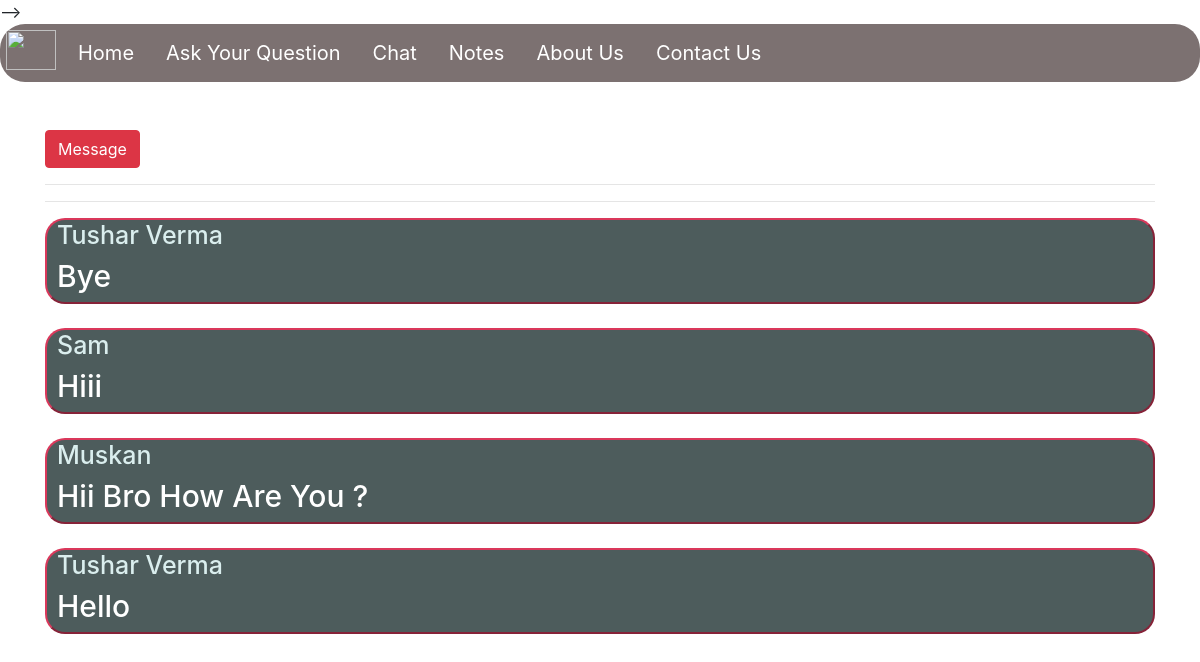
/chat/chatting/, run on an earlier commit of the app's database.
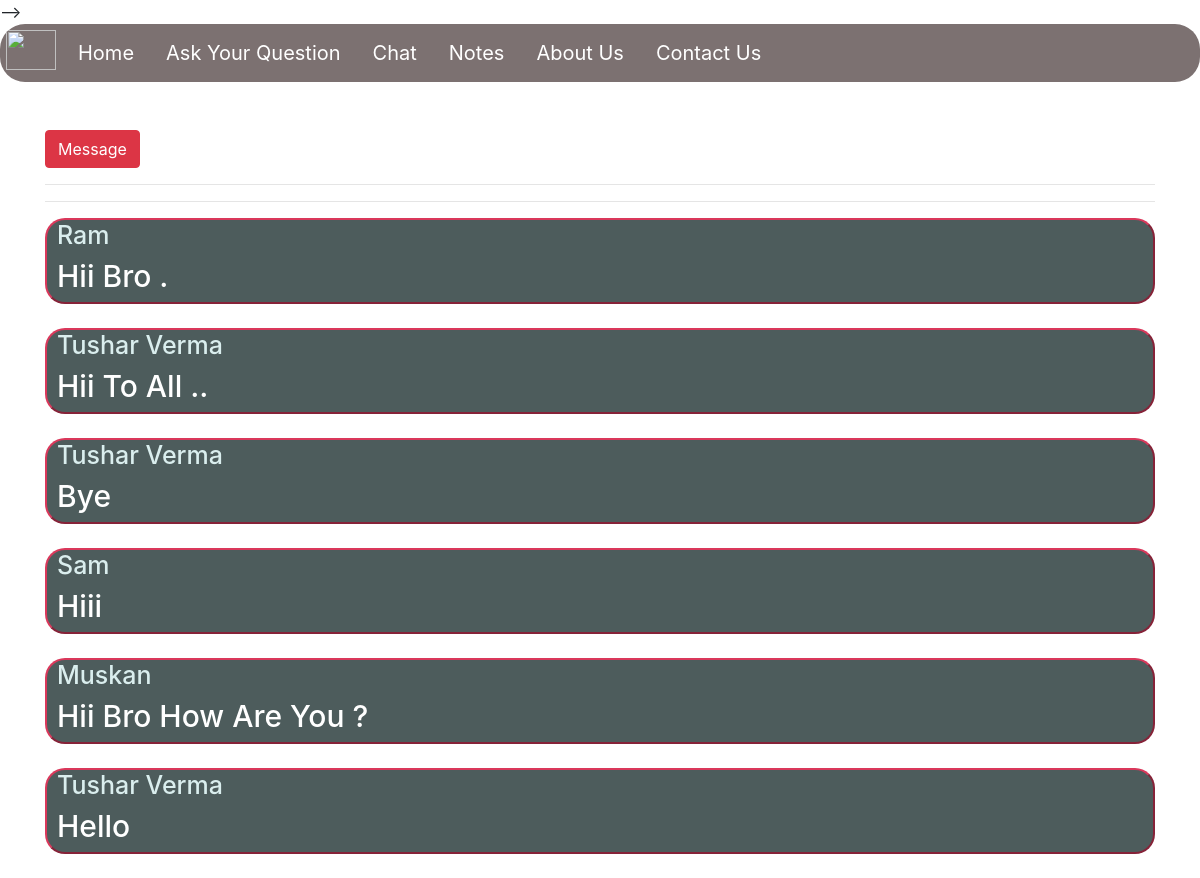
And on a later commit of the database.
### chatting/models.py (models this page shows)
class chattingkre(models.Model):
    name=models.CharField(max_length=50)
    text=models.TextField()
    def __str__(self):
        return self.name

### chatting/views.py (the view, shortened to what this page needs)
# urls.py: path('chat/',include("chatting.urls"))
def chatting(request):
    Name = request.POST.get('name', 'No')
    Text=request.POST.get('message', 'No')
    if Name=="No" or Text=="No":
        catprods = chattingkre.objects.all()
        n=len(catprods)
        print(catprods)
        details={'name':Name,'text':Text,'catprods':catprods,'range':range(1,n)}
        return render(request,'chatting.html',details)

### chatting/templates/chatting.html (shortened to what this page needs)
<!doctype html>
<html lang="en">
<head>
   <link rel="stylesheet" href="https://stackpath.bootstrapcdn.com/bootstrap/4.3.1/css/bootstrap.min.css"
> -->
</head>
<body background="https://wallpapercave.com/wp/wp5471067.jpg">
  <ul>
          <li><img src="https://cdn-icons-png.flaticon.com/512/2274/2274755.png" type="image/x-icon"></li>
    <li><a href="/">Home</a></li>
    <li><a href="/AskQuestion">Ask Your Question</a></li>
    <li><a href="/chat/">Chat</a></li>
    <li><a href="/">Notes</a></li>
    <li><a href="/aboutus">About Us</a></li>
    <li><a href="/">Contact Us</a></li>
  </ul>
  <div class=container>
    <font color="white">
      <br>
      <br>
      <form action='/chat/' onsubmit="return validate()" method='post'> {% csrf_token %}
        <button type="submit" class="btn btn-danger">Message</button>
      </form>
      <hr color="white">
      <hr color="white">
      {% for i in catprods|slice:"::-1" %}
      <div class="ans" style="border: 2px outset rgb(218, 56, 91);border-radius:20px; ">
        <h3 style="margin-left:10px;font-size:25px;color:rgb(218, 238, 238)">{{ i.name|title }}</h3>
        <h3 style="margin-left:10px;font-size:30px">{{ i.text|title }}</h3>
      </div><br>
      {% endfor %}
</body>
</html>

### chatting/templates/chatting.html (style rules this page uses)
img { margin:6px; height: 40px; width:50px; }
a { text-decoration: none; }
.ans { background-color: rgb(77, 92, 92); }
ul { list-style-type: none; margin: 0; padding: 0; overflow: hidden; background-color: rgb(124, 113, 113); border-radius: 25px; }
li { float: left; font-size: 20px; }
li a { display: block; color: white; text-align: center; padding: 14px 16px; text-decoration: none; }

What changed in the data, as far as the page shows it:
added chattingkre: name "Ram", text "Hii Bro ."
added chattingkre: name "Tushar Verma", text "Hii To All .."
